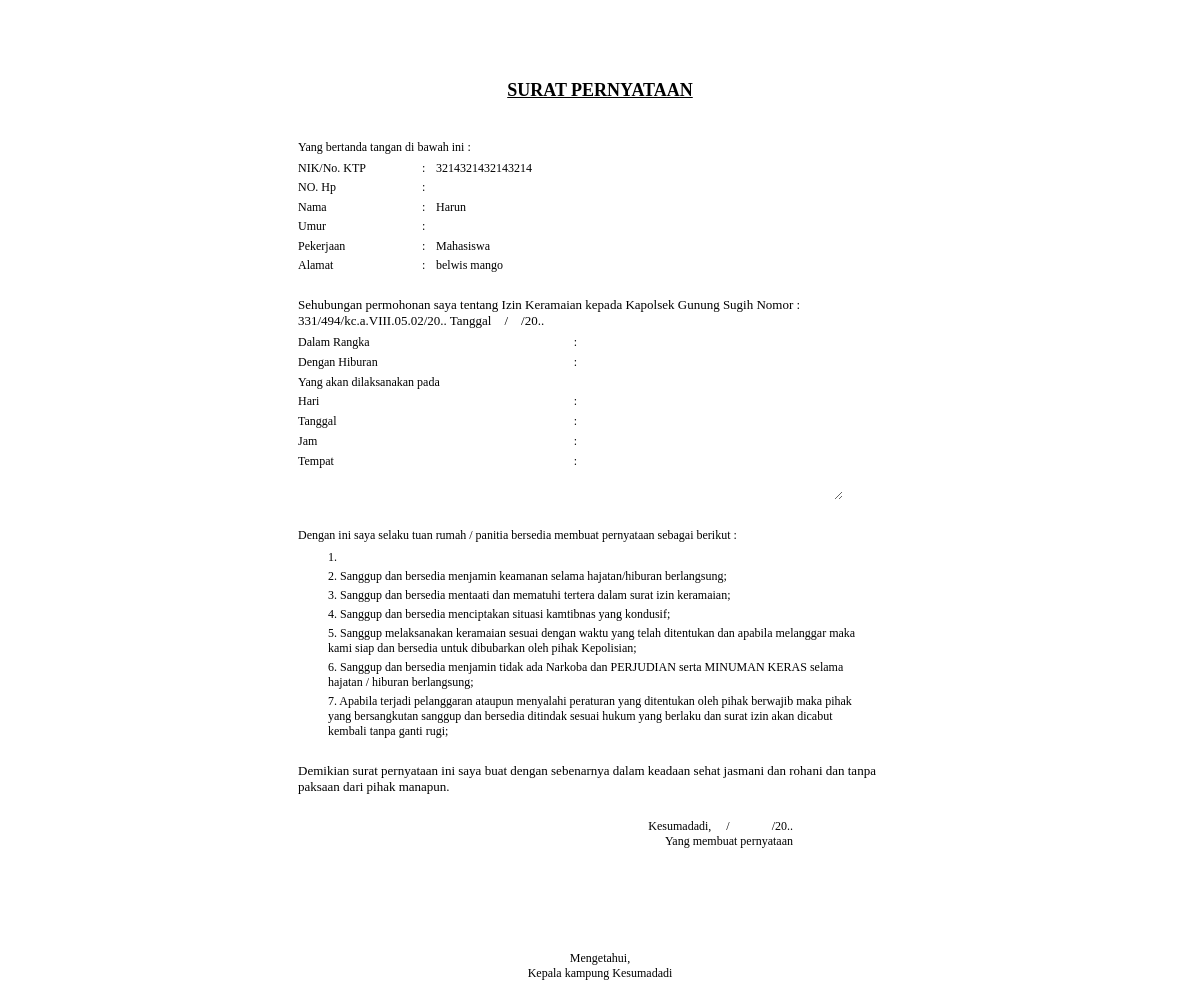
Page /surat_pernyataan.php?NIK=3214321432143214 (signed in) on the committed database.
### tables this page shows
CREATE TABLE `crud` (
  `ID` bigint(16) NOT NULL,
  `NIK` bigint(16) NOT NULL,
  `Nama` varchar(50) NOT NULL,
  `Tempat` varchar(50) NOT NULL,
  `Tanggal_Lahir` varchar(50) NOT NULL,
  `Jenis_Kelamin` varchar(50) NOT NULL,
  `Alamat` varchar(100) NOT NULL,
  `Agama` varchar(50) NOT NULL,
  `Status` varchar(50) NOT NULL,
  `Pekerjaan` varchar(50) NOT NULL,
  `Kewarganegaraan` varchar(50) NOT NULL
);

### surat_pernyataan.php (the view, shortened to what this page needs)
<?php
include "process.php";
if(isset($_GET['NIK'])) {
    $NIK = $_GET['NIK'];
    $NIK = mysqli_real_escape_string($conn, $NIK);
    $sql = "SELECT * FROM crud WHERE NIK='$NIK'";
    $hasil = mysqli_query($conn, $sql);
    $data = mysqli_fetch_assoc($hasil);
} else {
    echo "Parameter NIK tidak ditemukan.";
    exit();
}
?>
<!DOCTYPE html>
<head>
    <body onload="window.print()">
</head>
<body>
    <center>
        <br>
        <br>
        <br>
        <table width="610" align="center">
            <tr>
                <td style="text-align: center;">
                    <h2 style="text-decoration: underline;">SURAT PERNYATAAN</h2>
                </td>
            </tr>
        </table>
        <br>
        <table width="610">
            <tr>
                <td class="pembukaan" style="font-size: 12px;">Yang bertanda tangan di bawah ini :</td>
            </tr>
        </table>
        <table width="610">
            <tr>
                <td style="font-size: 12px;">NIK/No. KTP</td>
                <td width="10">:</td>
                <td style="font-size: 12px;"><?php echo $data['NIK']; ?></td>
            </tr>
            <tr>
                <td style="font-size: 12px;">NO. Hp</td>
                <td width="10">:</td>
                <td style="font-size: 12px;"><input type="text" id="hp" name="hp"></td>
            </tr>
            <tr>
                <td style="font-size: 12px;"width="120">Nama</td>
                <td width="10">:</td>
                <td style="font-size: 12px;"><?php echo $data['Nama']; ?></td>
            </tr>
            <tr>
            <td style="font-size: 12px;">Umur</td>
                <td width="10">:</td>
                <td style="font-size: 12px;"><input type="text" id="umur" name="umur"></td>
            </tr>
            <tr>
                <td style="font-size: 12px;">Pekerjaan</td>
                <td width="10">:</td>
                <td style="font-size: 12px;"><?php echo $data['Pekerjaan']; ?></td>
            </tr>
            <tr>
                <td style="font-size: 12px;">Alamat</td>
                <td width="10">:</td>
                <td style="font-size: 12px;"><?php echo $data['Alamat']; ?></td>
            </tr>
        </table>
        <br>
        <table width="610">
            <tr>
                <td>
                    <font size="2">Sehubungan permohonan saya tentang Izin Keramaian kepada Kapolsek Gunung Sugih Nomor : 331/494/kc.a.VIII.05.02/20.. Tanggal&nbsp;&nbsp;&nbsp;&nbsp;/&nbsp;&nbsp;&nbsp;&nbsp;/20..</font>
                </td>
            </tr>
        </table>
        <table  width="610">
            <tr>
                <td style="font-size: 12px;">Dalam Rangka</td>
                <td width="10">:</td>
                <td style="font-size: 12px;"><input type="text" id="rangka" name="rangka"></td>
            </tr>
            <tr>
                <td style="font-size: 12px;">Dengan Hiburan</td>
                <td width="10">:</td>
                <td style="font-size: 12px;"><input type="text" id="hiburan" name="hiburan"></td>
            </tr>
            <tr>
                <td style="font-size: 12px;">Yang akan dilaksanakan pada</td>
            </tr>
            <tr>
                <td style="font-size: 12px;">Hari</td>
                <td width="10">:</td>
                <td style="font-size: 12px;"><input type="text" id="hari" name="hari"></td>
            </tr>
            <tr>
                <td style="font-size: 12px;">Tanggal</td>
                <td width="10">:</td>
                <td style="font-size: 12px;"><input type="text" id="tanggal" name="tanggal"></td>
            </tr>
            <tr>
                <td style="font-size: 12px;">Jam</td>
                <td width="10">:</td>
                <td style="font-size: 12px;"><input type="text" id="jam" name="jam"></td>
            </tr>
            <tr>
                <td style="font-size: 12px;">Tempat</td>
                <td width="10">:</td>
                <td style="font-size: 12px;"><textarea id="tempat" name="tempat" rows="3"></textarea></td>
            </tr>
        </table>
        <br>
        <table width="610">
            <tr>
                <td class="pembukaan" style="font-size: 12px;">Dengan ini saya selaku tuan rumah / panitia bersedia membuat pernyataan sebagai berikut :</td>
            </tr>
        </table>
        <table width="550">
    <tr>
        <td colspan="2" style="font-size: 12px;" align="left">1.<input type="text" id="apa" name="apa"> </td>
    </tr>
    <tr>
        <td colspan="2" style="font-size: 12px;" align="left">2. Sanggup dan bersedia menjamin keamanan selama hajatan/hiburan berlangsung;</td>
    </tr>
    <tr>
        <td colspan="2" style="font-size: 12px;" align="left">3. Sanggup dan bersedia mentaati dan mematuhi tertera dalam surat izin keramaian;</td>
    </tr>
    <tr>
        <td colspan="2" style="font-size: 12px;" align="left">4. Sanggup dan bersedia menciptakan situasi kamtibnas yang kondusif;</td>
    </tr>
    <tr>
        <td colspan="2" style="font-size: 12px;" align="left">5. Sanggup melaksanakan keramaian sesuai dengan waktu yang telah ditentukan dan apabila melanggar maka kami siap dan bersedia untuk dibubarkan oleh pihak Kepolisian;</td>
    </tr>
    <tr>
        <td colspan="2" style="font-size: 12px;" align="left">6. Sanggup dan bersedia menjamin tidak ada Narkoba dan PERJUDIAN serta MINUMAN KERAS selama hajatan / hiburan berlangsung;</td>
    </tr>
    <tr>
        <td colspan="2" style="font-size: 12px;" align="left">7. Apabila terjadi pelanggaran ataupun menyalahi peraturan yang ditentukan oleh pihak berwajib maka pihak yang bersangkutan sanggup dan bersedia ditindak sesuai hukum yang berlaku dan surat izin akan dicabut kembali tanpa ganti rugi;</td>
    </tr>
</table>
        <br>
        <table width="610">
            <tr>
                <td>
                    <font size="2">Demikian surat pernyataan ini saya buat dengan sebenarnya dalam keadaan sehat jasmani dan rohani dan tanpa paksaan dari pihak manapun.</font>
                </td>
            </tr>
        </table>
        <br>
        <table width="610">
            <tr>
                <td align="right" class="surat" style="padding-right: 110px;">
                    <span style="font-size: 12px;">Kesumadadi, &nbsp;&nbsp;&nbsp;&nbsp;/&nbsp;&nbsp;&nbsp;&nbsp;&nbsp;&nbsp;&nbsp;&nbsp;&nbsp;&nbsp;&nbsp;&nbsp;&nbsp;&nbsp;/20.. </span> <br>
                    <span style="font-size: 12px;">Yang membuat pernyataan</span>
                </td>
            </tr>
        </table>
        <br>
        <br>
        <br>
        <br>
        <table width="300">
            <tr>
                <td align="right" style="padding-right: px;">
                </td>
            </tr>
        </table>
        <br>
        <table width="610">
            <tr>
                <td align="center" class="surat" style="padding-right: px;">
                    <span style="font-size: 12px;">Mengetahui, </span> <br>
                    <span style="font-size: 12px;">Kepala kampung Kesumadadi</span>
                </td>
            </tr>
        </table>
    </center>
</body>
</html>

### surat_pernyataan.php (style rules this page uses)
input, textarea { border: none; font-size: 12px; width: 80%; }
table tr td { font-size: 12px; vertical-align: top; }

### rows in the picture
crud: NIK "3214321432143214", Nama "Harun", Pekerjaan "Mahasiswa", Alamat "belwis mango"
